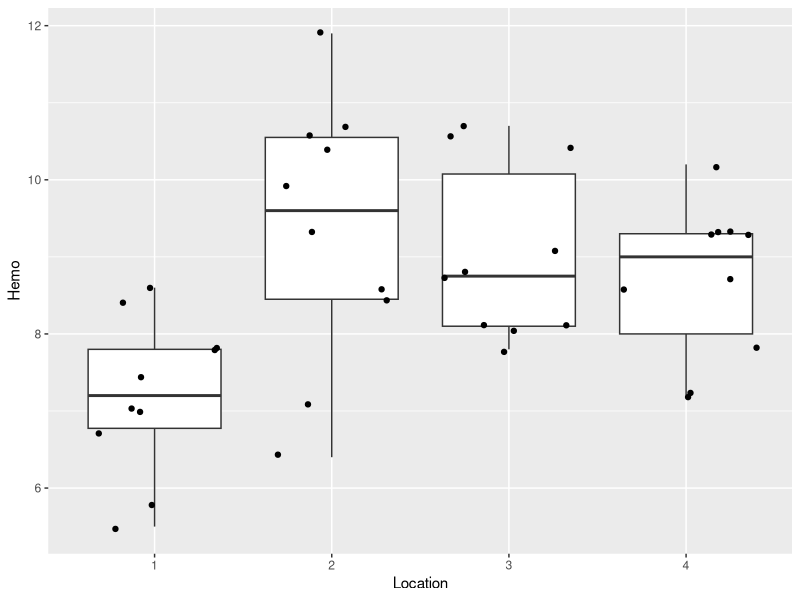
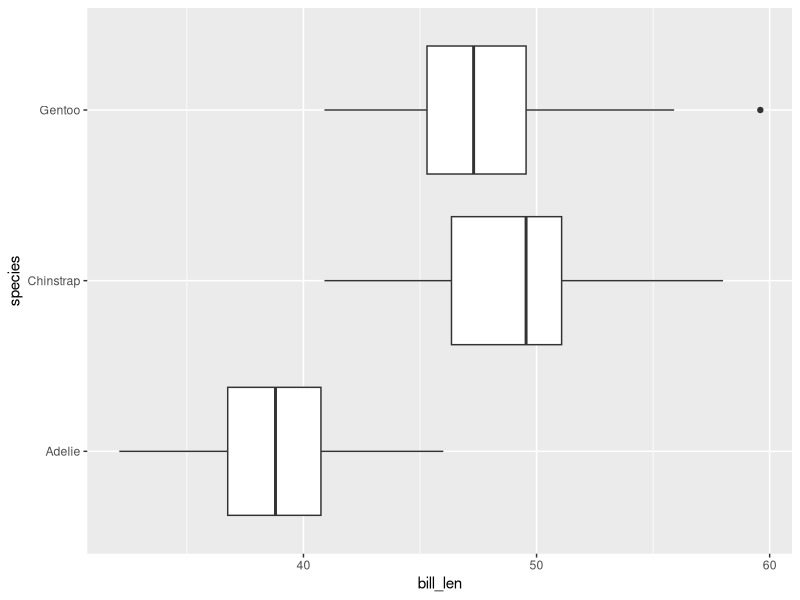

Write R code to recreate these figures, in order.
## ---- chunk 1
#| label: setup
#| message: false

library(tidyverse)
library(readxl)
## ---- chunk 2
trout <-read_excel("trout.xlsx")
glimpse(trout)

## ---- chunk 3
trout <- trout %>% 
  mutate(Location = as.factor(Location)) #convert location from a double to a char

trout %>% 
  ggplot(aes(x = Location, 
             y = Hemo)) + 
  geom_boxplot() + 
  geom_jitter()
## ---- chunk 4
model <- aov(Hemo ~ Location, 
    data = trout)

summary(model)
## ---- chunk 5
TukeyHSD(model)
## ---- chunk 6
penguins %>% 
  ggplot(aes(x = bill_len, 
             y = species))+ 
  geom_boxplot()
## ---- chunk 7
p_model <- aov(bill_len ~ species, 
               data = penguins)
summary(p_model)
## ---- chunk 8
TukeyHSD(p_model)
